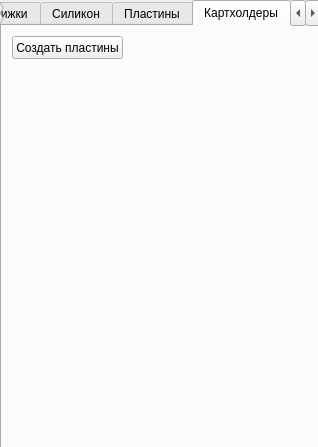
<?xml version="1.0" encoding="UTF-8"?>
<ui version="4.0">
 <class>Form</class>
 <widget class="QWidget" name="Form">
  <property name="geometry">
   <rect>
    <x>0</x>
    <y>0</y>
    <width>318</width>
    <height>447</height>
   </rect>
  </property>
  <property name="windowTitle">
   <string>Form</string>
  </property>
  <widget class="QTabWidget" name="tabWidget">
   <property name="geometry">
    <rect>
     <x>0</x>
     <y>0</y>
     <width>321</width>
     <height>451</height>
    </rect>
   </property>
   <property name="currentIndex">
    <number>3</number>
   </property>
   <widget class="QWidget" name="tabBook">
    <attribute name="title">
     <string>Книжки</string>
    </attribute>
    <widget class="QPushButton" name="CreatePrint">
     <property name="geometry">
      <rect>
       <x>160</x>
       <y>380</y>
       <width>101</width>
       <height>23</height>
      </rect>
     </property>
     <property name="text">
      <string>Создать принты</string>
     </property>
    </widget>
    <widget class="QSplitter" name="splitterColor">
     <property name="geometry">
      <rect>
       <x>0</x>
       <y>40</y>
       <width>101</width>
       <height>221</height>
      </rect>
     </property>
     <property name="autoFillBackground">
      <bool>false</bool>
     </property>
     <property name="frameShape">
      <enum>QFrame::NoFrame</enum>
     </property>
     <property name="frameShadow">
      <enum>QFrame::Plain</enum>
     </property>
     <property name="lineWidth">
      <number>0</number>
     </property>
     <property name="midLineWidth">
      <number>0</number>
     </property>
     <property name="orientation">
      <enum>Qt::Vertical</enum>
     </property>
     <property name="opaqueResize">
      <bool>true</bool>
     </property>
     <widget class="QCheckBox" name="checkBox_2_SkyBlue">
      <property name="text">
       <string>Голубой</string>
      </property>
     </widget>
     <widget class="QCheckBox" name="checkBox_4_Gold">
      <property name="text">
       <string>Золотой</string>
      </property>
     </widget>
     <widget class="QCheckBox" name="checkBox_6_Pink">
      <property name="text">
       <string>Розовое золото</string>
      </property>
     </widget>
     <widget class="QCheckBox" name="checkBox_5_Red">
      <property name="text">
       <string>Красный</string>
      </property>
     </widget>
     <widget class="QCheckBox" name="checkBox_7_Grey">
      <property name="text">
       <string>Серый</string>
      </property>
     </widget>
     <widget class="QCheckBox" name="checkBox_9_Black">
      <property name="text">
       <string>Черный</string>
      </property>
     </widget>
     <widget class="QCheckBox" name="checkBox_3_Green">
      <property name="text">
       <string>Зеленый</string>
      </property>
     </widget>
     <widget class="QCheckBox" name="checkBox_8_Blue">
      <property name="text">
       <string>Синий</string>
      </property>
     </widget>
     <widget class="QCheckBox" name="checkBox_1_Vinous">
      <property name="text">
       <string>Бордовый</string>
      </property>
     </widget>
    </widget>
    <widget class="QTextEdit" name="textEditModel">
     <property name="geometry">
      <rect>
       <x>0</x>
       <y>340</y>
       <width>261</width>
       <height>31</height>
      </rect>
     </property>
    </widget>
    <widget class="QLabel" name="label">
     <property name="geometry">
      <rect>
       <x>0</x>
       <y>10</y>
       <width>201</width>
       <height>16</height>
      </rect>
     </property>
     <property name="autoFillBackground">
      <bool>true</bool>
     </property>
     <property name="text">
      <string>Выберете цвета для создания принтов</string>
     </property>
    </widget>
    <widget class="QTextBrowser" name="textLog">
     <property name="geometry">
      <rect>
       <x>120</x>
       <y>40</y>
       <width>141</width>
       <height>221</height>
      </rect>
     </property>
    </widget>
    <widget class="QLabel" name="label_3">
     <property name="geometry">
      <rect>
       <x>0</x>
       <y>320</y>
       <width>41</width>
       <height>16</height>
      </rect>
     </property>
     <property name="autoFillBackground">
      <bool>true</bool>
     </property>
     <property name="text">
      <string>Модель</string>
     </property>
    </widget>
    <widget class="QLabel" name="label_2">
     <property name="geometry">
      <rect>
       <x>0</x>
       <y>260</y>
       <width>31</width>
       <height>16</height>
      </rect>
     </property>
     <property name="autoFillBackground">
      <bool>true</bool>
     </property>
     <property name="text">
      <string>Бренд</string>
     </property>
    </widget>
    <widget class="QTextEdit" name="textEditBrand">
     <property name="geometry">
      <rect>
       <x>0</x>
       <y>280</y>
       <width>261</width>
       <height>31</height>
      </rect>
     </property>
    </widget>
   </widget>
   <widget class="QWidget" name="tabSilicon">
    <attribute name="title">
     <string>Силикон</string>
    </attribute>
    <widget class="QTextBrowser" name="textSiliconMask">
     <property name="geometry">
      <rect>
       <x>0</x>
       <y>10</y>
       <width>311</width>
       <height>81</height>
      </rect>
     </property>
    </widget>
    <widget class="QPushButton" name="CreateSiliconImage">
     <property name="geometry">
      <rect>
       <x>230</x>
       <y>160</y>
       <width>81</width>
       <height>23</height>
      </rect>
     </property>
     <property name="text">
      <string>Создать всё</string>
     </property>
    </widget>
    <widget class="QPushButton" name="ChekMask">
     <property name="geometry">
      <rect>
       <x>0</x>
       <y>160</y>
       <width>101</width>
       <height>23</height>
      </rect>
     </property>
     <property name="text">
      <string>Проверить маски</string>
     </property>
    </widget>
    <widget class="QComboBox" name="AddPhotoSelector">
     <property name="geometry">
      <rect>
       <x>228</x>
       <y>130</y>
       <width>81</width>
       <height>22</height>
      </rect>
     </property>
     <item>
      <property name="text">
       <string>2.jpg</string>
      </property>
     </item>
     <item>
      <property name="text">
       <string>3.jpg</string>
      </property>
     </item>
    </widget>
    <widget class="QLabel" name="label_4">
     <property name="geometry">
      <rect>
       <x>250</x>
       <y>100</y>
       <width>61</width>
       <height>20</height>
      </rect>
     </property>
     <property name="text">
      <string>Доп. фото</string>
     </property>
    </widget>
    <widget class="QCheckBox" name="SiliconeMode">
     <property name="geometry">
      <rect>
       <x>0</x>
       <y>130</y>
       <width>131</width>
       <height>17</height>
      </rect>
     </property>
     <property name="text">
      <string>Натянуть все принты</string>
     </property>
    </widget>
    <widget class="QCheckBox" name="FakeModeChekBox">
     <property name="geometry">
      <rect>
       <x>0</x>
       <y>100</y>
       <width>151</width>
       <height>17</height>
      </rect>
     </property>
     <property name="text">
      <string>Симулировать натяжку</string>
     </property>
    </widget>
   </widget>
   <widget class="QWidget" name="plastins">
    <attribute name="title">
     <string>Пластины</string>
    </attribute>
    <widget class="QPushButton" name="makePlastinsBut">
     <property name="geometry">
      <rect>
       <x>0</x>
       <y>10</y>
       <width>111</width>
       <height>23</height>
      </rect>
     </property>
     <property name="text">
      <string>Создать пластины</string>
     </property>
    </widget>
   </widget>
   <widget class="QWidget" name="tab_2">
    <attribute name="title">
     <string>Картхолдеры</string>
    </attribute>
    <widget class="QPushButton" name="makeCartholdersButt">
     <property name="geometry">
      <rect>
       <x>10</x>
       <y>10</y>
       <width>111</width>
       <height>23</height>
      </rect>
     </property>
     <property name="text">
      <string>Создать пластины</string>
     </property>
    </widget>
   </widget>
   <widget class="QWidget" name="tab">
    <attribute name="title">
     <string>Создание товара</string>
    </attribute>
    <widget class="QPushButton" name="CreateCase">
     <property name="geometry">
      <rect>
       <x>160</x>
       <y>320</y>
       <width>151</width>
       <height>23</height>
      </rect>
     </property>
     <property name="text">
      <string>Создать чехлы</string>
     </property>
    </widget>
    <widget class="QPushButton" name="ChekImage">
     <property name="geometry">
      <rect>
       <x>170</x>
       <y>370</y>
       <width>141</width>
       <height>23</height>
      </rect>
     </property>
     <property name="text">
      <string>Перезалить фото</string>
     </property>
    </widget>
    <widget class="QTextEdit" name="textSiliconBrand">
     <property name="geometry">
      <rect>
       <x>0</x>
       <y>40</y>
       <width>51</width>
       <height>21</height>
      </rect>
     </property>
     <property name="verticalScrollBarPolicy">
      <enum>Qt::ScrollBarAlwaysOff</enum>
     </property>
     <property name="html">
      <string>&lt;!DOCTYPE HTML PUBLIC &quot;-//W3C//DTD HTML 4.0//EN&quot; &quot;http://www.w3.org/TR/REC-html40/strict.dtd&quot;&gt;
&lt;html&gt;&lt;head&gt;&lt;meta name=&quot;qrichtext&quot; content=&quot;1&quot; /&gt;&lt;style type=&quot;text/css&quot;&gt;
p, li { white-space: pre-wrap; }
&lt;/style&gt;&lt;/head&gt;&lt;body style=&quot; font-family:'MS Shell Dlg 2'; font-size:8.25pt; font-weight:400; font-style:normal;&quot;&gt;
&lt;p style=&quot; margin-top:0px; margin-bottom:0px; margin-left:0px; margin-right:0px; -qt-block-indent:0; text-indent:0px;&quot;&gt;Mobi711&lt;/p&gt;&lt;/body&gt;&lt;/html&gt;</string>
     </property>
    </widget>
    <widget class="QTextEdit" name="textSiliconName">
     <property name="enabled">
      <bool>false</bool>
     </property>
     <property name="geometry">
      <rect>
       <x>120</x>
       <y>260</y>
       <width>111</width>
       <height>21</height>
      </rect>
     </property>
     <property name="verticalScrollBarPolicy">
      <enum>Qt::ScrollBarAlwaysOff</enum>
     </property>
     <property name="sizeAdjustPolicy">
      <enum>QAbstractScrollArea::AdjustToContents</enum>
     </property>
     <property name="html">
      <string>&lt;!DOCTYPE HTML PUBLIC &quot;-//W3C//DTD HTML 4.0//EN&quot; &quot;http://www.w3.org/TR/REC-html40/strict.dtd&quot;&gt;
&lt;html&gt;&lt;head&gt;&lt;meta name=&quot;qrichtext&quot; content=&quot;1&quot; /&gt;&lt;style type=&quot;text/css&quot;&gt;
p, li { white-space: pre-wrap; }
&lt;/style&gt;&lt;/head&gt;&lt;body style=&quot; font-family:'MS Shell Dlg 2'; font-size:8.25pt; font-weight:400; font-style:normal;&quot;&gt;
&lt;p style=&quot; margin-top:0px; margin-bottom:0px; margin-left:0px; margin-right:0px; -qt-block-indent:0; text-indent:0px;&quot;&gt;Наименование ВБ&lt;/p&gt;&lt;/body&gt;&lt;/html&gt;</string>
     </property>
    </widget>
    <widget class="QComboBox" name="CameraType">
     <property name="enabled">
      <bool>false</bool>
     </property>
     <property name="geometry">
      <rect>
       <x>0</x>
       <y>260</y>
       <width>121</width>
       <height>22</height>
      </rect>
     </property>
     <item>
      <property name="text">
       <string>с закрытой камерой</string>
      </property>
     </item>
     <item>
      <property name="text">
       <string>с открытой камерой</string>
      </property>
     </item>
    </widget>
    <widget class="QTextEdit" name="textSiliconCompability">
     <property name="geometry">
      <rect>
       <x>0</x>
       <y>70</y>
       <width>311</width>
       <height>41</height>
      </rect>
     </property>
     <property name="verticalScrollBarPolicy">
      <enum>Qt::ScrollBarAsNeeded</enum>
     </property>
     <property name="html">
      <string>&lt;!DOCTYPE HTML PUBLIC &quot;-//W3C//DTD HTML 4.0//EN&quot; &quot;http://www.w3.org/TR/REC-html40/strict.dtd&quot;&gt;
&lt;html&gt;&lt;head&gt;&lt;meta name=&quot;qrichtext&quot; content=&quot;1&quot; /&gt;&lt;style type=&quot;text/css&quot;&gt;
p, li { white-space: pre-wrap; }
&lt;/style&gt;&lt;/head&gt;&lt;body style=&quot; font-family:'MS Shell Dlg 2'; font-size:8.25pt; font-weight:400; font-style:normal;&quot;&gt;
&lt;p style=&quot; margin-top:0px; margin-bottom:0px; margin-left:0px; margin-right:0px; -qt-block-indent:0; text-indent:0px;&quot;&gt;Совместимость&lt;/p&gt;&lt;/body&gt;&lt;/html&gt;</string>
     </property>
    </widget>
    <widget class="QPushButton" name="ApplyAddin">
     <property name="geometry">
      <rect>
       <x>0</x>
       <y>170</y>
       <width>141</width>
       <height>21</height>
      </rect>
     </property>
     <property name="text">
      <string>Применить</string>
     </property>
    </widget>
    <widget class="QPushButton" name="CreateExcelForSilicon">
     <property name="geometry">
      <rect>
       <x>0</x>
       <y>220</y>
       <width>311</width>
       <height>23</height>
      </rect>
     </property>
     <property name="text">
      <string>Создать эксель</string>
     </property>
    </widget>
    <widget class="QTextEdit" name="textSiliconModel">
     <property name="geometry">
      <rect>
       <x>0</x>
       <y>120</y>
       <width>311</width>
       <height>21</height>
      </rect>
     </property>
     <property name="verticalScrollBarPolicy">
      <enum>Qt::ScrollBarAlwaysOff</enum>
     </property>
     <property name="html">
      <string>&lt;!DOCTYPE HTML PUBLIC &quot;-//W3C//DTD HTML 4.0//EN&quot; &quot;http://www.w3.org/TR/REC-html40/strict.dtd&quot;&gt;
&lt;html&gt;&lt;head&gt;&lt;meta name=&quot;qrichtext&quot; content=&quot;1&quot; /&gt;&lt;style type=&quot;text/css&quot;&gt;
p, li { white-space: pre-wrap; }
&lt;/style&gt;&lt;/head&gt;&lt;body style=&quot; font-family:'MS Shell Dlg 2'; font-size:8.25pt; font-weight:400; font-style:normal;&quot;&gt;
&lt;p style=&quot; margin-top:0px; margin-bottom:0px; margin-left:0px; margin-right:0px; -qt-block-indent:0; text-indent:0px;&quot;&gt;Модель&lt;/p&gt;&lt;/body&gt;&lt;/html&gt;</string>
     </property>
    </widget>
    <widget class="QTextEdit" name="textPrice">
     <property name="geometry">
      <rect>
       <x>60</x>
       <y>40</y>
       <width>71</width>
       <height>21</height>
      </rect>
     </property>
     <property name="verticalScrollBarPolicy">
      <enum>Qt::ScrollBarAlwaysOff</enum>
     </property>
     <property name="html">
      <string>&lt;!DOCTYPE HTML PUBLIC &quot;-//W3C//DTD HTML 4.0//EN&quot; &quot;http://www.w3.org/TR/REC-html40/strict.dtd&quot;&gt;
&lt;html&gt;&lt;head&gt;&lt;meta name=&quot;qrichtext&quot; content=&quot;1&quot; /&gt;&lt;style type=&quot;text/css&quot;&gt;
p, li { white-space: pre-wrap; }
&lt;/style&gt;&lt;/head&gt;&lt;body style=&quot; font-family:'MS Shell Dlg 2'; font-size:8.25pt; font-weight:400; font-style:normal;&quot;&gt;
&lt;p style=&quot; margin-top:0px; margin-bottom:0px; margin-left:0px; margin-right:0px; -qt-block-indent:0; text-indent:0px;&quot;&gt;Цена&lt;/p&gt;&lt;/body&gt;&lt;/html&gt;</string>
     </property>
    </widget>
    <widget class="QComboBox" name="IPSelector">
     <property name="geometry">
      <rect>
       <x>0</x>
       <y>320</y>
       <width>141</width>
       <height>22</height>
      </rect>
     </property>
     <item>
      <property name="text">
       <string>Караханян</string>
      </property>
     </item>
     <item>
      <property name="text">
       <string>Абраамян</string>
      </property>
     </item>
     <item>
      <property name="text">
       <string>Самвел</string>
      </property>
     </item>
    </widget>
    <widget class="QComboBox" name="FileSelector">
     <property name="geometry">
      <rect>
       <x>0</x>
       <y>290</y>
       <width>311</width>
       <height>22</height>
      </rect>
     </property>
    </widget>
    <widget class="QComboBox" name="ModelSelector">
     <property name="geometry">
      <rect>
       <x>0</x>
       <y>10</y>
       <width>311</width>
       <height>22</height>
      </rect>
     </property>
    </widget>
    <widget class="QPushButton" name="updateListModel">
     <property name="geometry">
      <rect>
       <x>210</x>
       <y>40</y>
       <width>101</width>
       <height>23</height>
      </rect>
     </property>
     <property name="text">
      <string>Обновить список</string>
     </property>
    </widget>
    <widget class="QCheckBox" name="ForceUpdate">
     <property name="geometry">
      <rect>
       <x>0</x>
       <y>370</y>
       <width>161</width>
       <height>21</height>
      </rect>
     </property>
     <property name="layoutDirection">
      <enum>Qt::RightToLeft</enum>
     </property>
     <property name="text">
      <string>Обновить принудительно</string>
     </property>
    </widget>
    <widget class="QPushButton" name="ApplyAddinFromFile">
     <property name="geometry">
      <rect>
       <x>150</x>
       <y>170</y>
       <width>161</width>
       <height>21</height>
      </rect>
     </property>
     <property name="text">
      <string>Выбрать файл со свойсвами</string>
     </property>
    </widget>
    <widget class="QPushButton" name="ClearAddin">
     <property name="geometry">
      <rect>
       <x>0</x>
       <y>196</y>
       <width>141</width>
       <height>20</height>
      </rect>
     </property>
     <property name="text">
      <string>Очистить список свойств</string>
     </property>
    </widget>
    <widget class="QPushButton" name="CreateDB">
     <property name="geometry">
      <rect>
       <x>150</x>
       <y>195</y>
       <width>161</width>
       <height>21</height>
      </rect>
     </property>
     <property name="text">
      <string>Создать базу данных</string>
     </property>
    </widget>
    <widget class="QPushButton" name="CreateCaseAll">
     <property name="geometry">
      <rect>
       <x>160</x>
       <y>347</y>
       <width>151</width>
       <height>21</height>
      </rect>
     </property>
     <property name="text">
      <string>Создать все</string>
     </property>
    </widget>
    <widget class="QPushButton" name="ChekImageAll">
     <property name="geometry">
      <rect>
       <x>170</x>
       <y>400</y>
       <width>141</width>
       <height>23</height>
      </rect>
     </property>
     <property name="text">
      <string>Перезалить фото</string>
     </property>
    </widget>
   </widget>
  </widget>
 </widget>
 <resources/>
 <connections/>
</ui>
